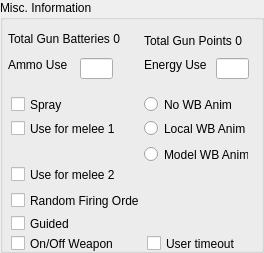
      <widget class="QGroupBox" name="IDC_STATIC_24">
        <property name="geometry">
          <rect>
            <x>358</x>
            <y>853</y>
            <width>264</width>
            <height>253</height>
          </rect>
        </property>
        <property name="title">
          <string>Misc. Information</string>
        </property>
        <property name="visible">
          <bool>true</bool>
        </property>
        <property name="enabled">
          <bool>true</bool>
        </property>
        <property name="flat">
          <bool>false</bool>
        </property>
        <widget class="QLabel" name="IDC_TOTAL_GB_STATIC">
          <property name="geometry">
            <rect>
              <x>8</x>
              <y>32</y>
              <width>128</width>
              <height>16</height>
            </rect>
          </property>
          <property name="text">
            <string>Total Gun Batteries 0</string>
          </property>
          <property name="visible">
            <bool>true</bool>
          </property>
          <property name="enabled">
            <bool>true</bool>
          </property>
          <property name="alignment">
            <set>Qt::AlignLeft</set>
          </property>
        </widget>
        <widget class="QLabel" name="IDC_TOTAL_GP_STATIC">
          <property name="geometry">
            <rect>
              <x>144</x>
              <y>34</y>
              <width>112</width>
              <height>16</height>
            </rect>
          </property>
          <property name="text">
            <string>Total Gun Points 0</string>
          </property>
          <property name="visible">
            <bool>true</bool>
          </property>
          <property name="enabled">
            <bool>true</bool>
          </property>
          <property name="alignment">
            <set>Qt::AlignLeft</set>
          </property>
        </widget>
        <widget class="QLabel" name="IDC_STATIC_25">
          <property name="geometry">
            <rect>
              <x>8</x>
              <y>58</y>
              <width>64</width>
              <height>13</height>
            </rect>
          </property>
          <property name="text">
            <string>Ammo Use</string>
          </property>
          <property name="visible">
            <bool>true</bool>
          </property>
          <property name="enabled">
            <bool>true</bool>
          </property>
          <property name="alignment">
            <set>Qt::AlignLeft</set>
          </property>
        </widget>
        <widget class="QLineEdit" name="IDC_AMMO_USAGE_EDIT">
          <property name="geometry">
            <rect>
              <x>80</x>
              <y>58</y>
              <width>33</width>
              <height>21</height>
            </rect>
          </property>
          <property name="visible">
            <bool>true</bool>
          </property>
          <property name="enabled">
            <bool>true</bool>
          </property>
        </widget>
        <widget class="QLabel" name="IDC_STATIC_26">
          <property name="geometry">
            <rect>
              <x>144</x>
              <y>58</y>
              <width>69</width>
              <height>19</height>
            </rect>
          </property>
          <property name="text">
            <string>Energy Use</string>
          </property>
          <property name="visible">
            <bool>true</bool>
          </property>
          <property name="enabled">
            <bool>true</bool>
          </property>
          <property name="alignment">
            <set>Qt::AlignLeft</set>
          </property>
        </widget>
        <widget class="QLineEdit" name="IDC_ENERGY_USAGE_EDIT">
          <property name="geometry">
            <rect>
              <x>216</x>
              <y>58</y>
              <width>33</width>
              <height>21</height>
            </rect>
          </property>
          <property name="visible">
            <bool>true</bool>
          </property>
          <property name="enabled">
            <bool>true</bool>
          </property>
        </widget>
        <widget class="QCheckBox" name="IDC_SPRAY_CHECK">
          <property name="geometry">
            <rect>
              <x>11</x>
              <y>95</y>
              <width>112</width>
              <height>19</height>
            </rect>
          </property>
          <property name="text">
            <string>Spray </string>
          </property>
          <property name="visible">
            <bool>true</bool>
          </property>
          <property name="enabled">
            <bool>true</bool>
          </property>
        </widget>
        <widget class="QRadioButton" name="IDC_WB_NO_ANIM_RADIO">
          <property name="geometry">
            <rect>
              <x>144</x>
              <y>95</y>
              <width>104</width>
              <height>19</height>
            </rect>
          </property>
          <property name="text">
            <string>No WB Anim</string>
          </property>
          <property name="visible">
            <bool>true</bool>
          </property>
          <property name="enabled">
            <bool>true</bool>
          </property>
        </widget>
        <widget class="QCheckBox" name="IDC_USEFORMELEE1_CHECK">
          <property name="geometry">
            <rect>
              <x>11</x>
              <y>119</y>
              <width>104</width>
              <height>19</height>
            </rect>
          </property>
          <property name="text">
            <string>Use for melee 1</string>
          </property>
          <property name="visible">
            <bool>true</bool>
          </property>
          <property name="enabled">
            <bool>true</bool>
          </property>
        </widget>
        <widget class="QRadioButton" name="IDC_WB_LOCAL_ANIM_RADIO">
          <property name="geometry">
            <rect>
              <x>144</x>
              <y>119</y>
              <width>104</width>
              <height>19</height>
            </rect>
          </property>
          <property name="text">
            <string>Local WB Anim</string>
          </property>
          <property name="visible">
            <bool>true</bool>
          </property>
          <property name="enabled">
            <bool>true</bool>
          </property>
        </widget>
        <widget class="QRadioButton" name="IDC_WB_MODEL_ANIM_RADIO">
          <property name="geometry">
            <rect>
              <x>144</x>
              <y>145</y>
              <width>104</width>
              <height>19</height>
            </rect>
          </property>
          <property name="text">
            <string>Model WB Anim</string>
          </property>
          <property name="visible">
            <bool>true</bool>
          </property>
          <property name="enabled">
            <bool>true</bool>
          </property>
        </widget>
        <widget class="QCheckBox" name="IDC_USEFORMELEE2_CHECK">
          <property name="geometry">
            <rect>
              <x>11</x>
              <y>165</y>
              <width>104</width>
              <height>19</height>
            </rect>
          </property>
          <property name="text">
            <string>Use for melee 2</string>
          </property>
          <property name="visible">
            <bool>true</bool>
          </property>
          <property name="enabled">
            <bool>true</bool>
          </property>
        </widget>
        <widget class="QCheckBox" name="IDC_WB_RANDOM_CHECK">
          <property name="geometry">
            <rect>
              <x>11</x>
              <y>191</y>
              <width>128</width>
              <height>19</height>
            </rect>
          </property>
          <property name="text">
            <string>Random Firing Order</string>
          </property>
          <property name="visible">
            <bool>true</bool>
          </property>
          <property name="enabled">
            <bool>true</bool>
          </property>
        </widget>
        <widget class="QCheckBox" name="IDC_GUIDED_CHECK">
          <property name="geometry">
            <rect>
              <x>11</x>
              <y>214</y>
              <width>120</width>
              <height>19</height>
            </rect>
          </property>
          <property name="text">
            <string>Guided</string>
          </property>
          <property name="visible">
            <bool>true</bool>
          </property>
          <property name="enabled">
            <bool>true</bool>
          </property>
        </widget>
        <widget class="QCheckBox" name="IDC_ONOFF_CHECK">
          <property name="geometry">
            <rect>
              <x>11</x>
              <y>234</y>
              <width>110</width>
              <height>19</height>
            </rect>
          </property>
          <property name="text">
            <string>On/Off Weapon</string>
          </property>
          <property name="visible">
            <bool>true</bool>
          </property>
          <property name="enabled">
            <bool>true</bool>
          </property>
        </widget>
        <widget class="QCheckBox" name="IDC_USER_TIMEOUT_CHECK">
          <property name="geometry">
            <rect>
              <x>147</x>
              <y>234</y>
              <width>96</width>
              <height>19</height>
            </rect>
          </property>
          <property name="text">
            <string>User timeout</string>
          </property>
          <property name="visible">
            <bool>true</bool>
          </property>
          <property name="enabled">
            <bool>true</bool>
          </property>
        </widget>
      </widget>
